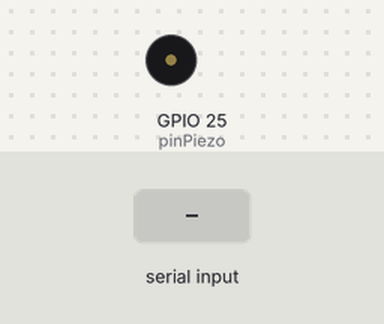
This program was run on a simulated Raspberry Pi (BCM pin numbers). Shown: buzzer (waves = sounding). The test bench sets the inputs (shaded band). What the program prints to the terminal is not drawn.

Above: at 1.2 s.
1.3 s: "1" typed at the terminal, then Enter
At 1.45 s:
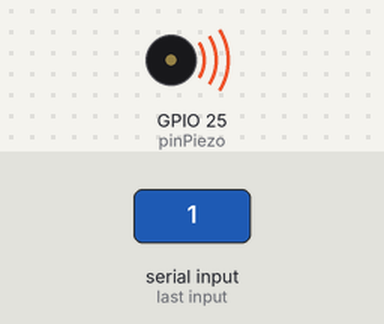
3.1 s: "90" typed at the terminal, then Enter
At 4.0 s:
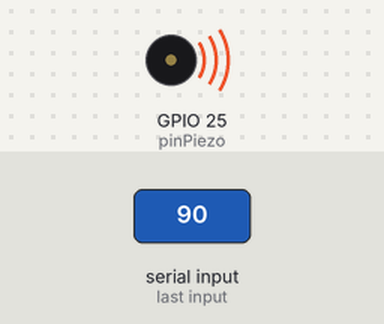
4.6 s: "2" typed at the terminal, then Enter
At 5.4 s:
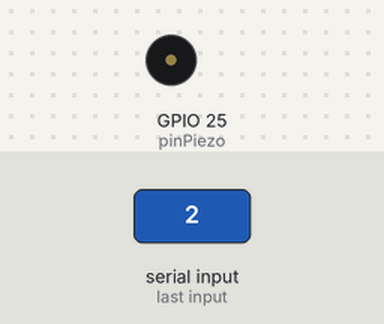
Timing chart, 0 to 7.6 s (numbered marks = the images above; inputs shaded):
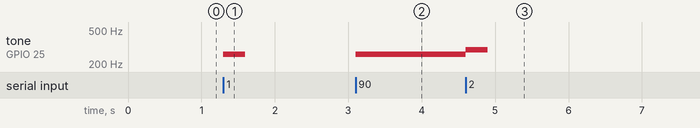

Measured:
- after the input at 1.3 s, tone on GPIO 25 (pinPiezo): silent → 261 Hz at once, → silent 0.30 s later
- after the input at 3.1 s, tone on GPIO 25 (pinPiezo): silent → 261 Hz at once
- after the input at 4.6 s, tone on GPIO 25 (pinPiezo): 261 Hz → 293 Hz at once, → silent 0.30 s later

The program:

scalekey.py
```python
import RPi.GPIO as GPIO
import time
# 계이름들을 변수처리
O = 1
C = 261 #

D = 293 #
E = 329 #
F = 349 #
Ff = 370 # 파샵
G = 391 #
A = 440 #
B = 493 #
Cc = 523 # 2옥도
pinPiezo = 25
# GPIO25 사용
GPIO.setmode(GPIO.BCM)
GPIO.setup(pinPiezo, GPIO.OUT)
Buzz = GPIO.PWM(pinPiezo, 700)
def buzz_Freq(Piano):
    print("주파수 : %d 입력" %Piano)
    Buzz.ChangeFrequency(Piano)
    time.sleep(0.3)
    Buzz.stop() #time.sleep(1)

try:
    while True:
        key = int(input())
        Buzz.start(90)
        if(key == 1):
            buzz_Freq(C)
        elif(key == 2):
            buzz_Freq(D)
        elif(key == 3):
            buzz_Freq(E)
        elif(key == 4):
            buzz_Freq(F)
        elif(key == 5):
            buzz_Freq(G)
        elif(key == 6):
            buzz_Freq(A)
        elif(key == 7):
            buzz_Freq(B)
        elif(key == 8):
            buzz_Freq(Cc)
except KeyboardInterrupt:
    GPIO.cleanup()
```
